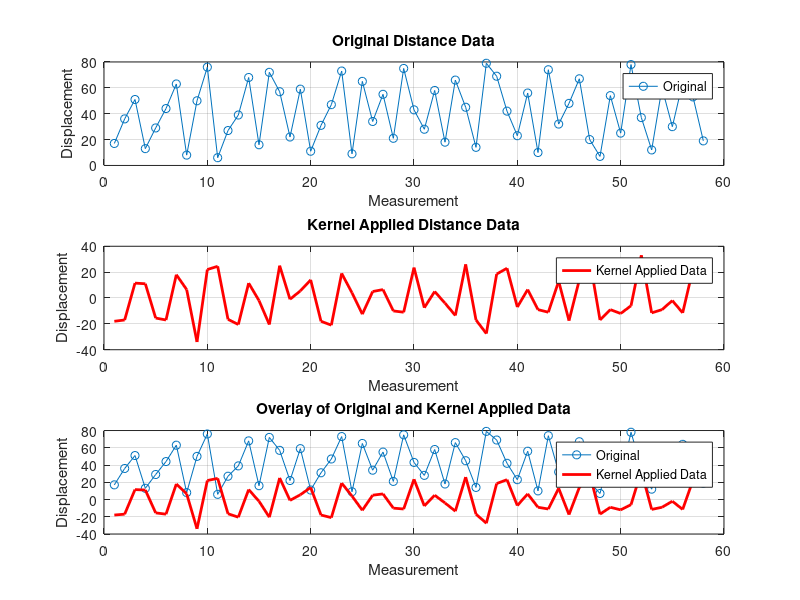

MATLAB code for this plot:
distance = [17 36 51 13 29 44 63 8 50 76 6 27 39 68 16 72 57 22 59 11 31 47 73 9 65 34 55 21 75 43 28 58 18 66 45 14 79 69 42 23 56 10 74 32 48 67 20 7 54 25 78 37 12 60 30 64 53 19];
kernela = -1;
kernelb = 0;
kernelc = 1;
kernel = [kernela/2 kernelb kernelc/2]
result = conv(distance, kernel, 'same');

figure;
subplot(3, 1, 1);
plot(distance, '-o', 'DisplayName', 'Original');
title('Original Distance Data');
xlabel('Measurement');
ylabel('Displacement');
grid on;
legend;

subplot(3, 1, 2);
plot(result, '-r', 'LineWidth', 2, 'DisplayName', 'Kernel Applied Data');
title('Kernel Applied Distance Data');
xlabel('Measurement');
ylabel('Displacement');
grid on;
legend;

subplot(3, 1, 3);
plot(distance, '-o', 'DisplayName', 'Original');
hold on;
plot(result, '-r', 'LineWidth', 2, 'DisplayName', 'Kernel Applied Data');
title('Overlay of Original and Kernel Applied Data');
xlabel('Measurement');
ylabel('Displacement');
grid on;
legend;